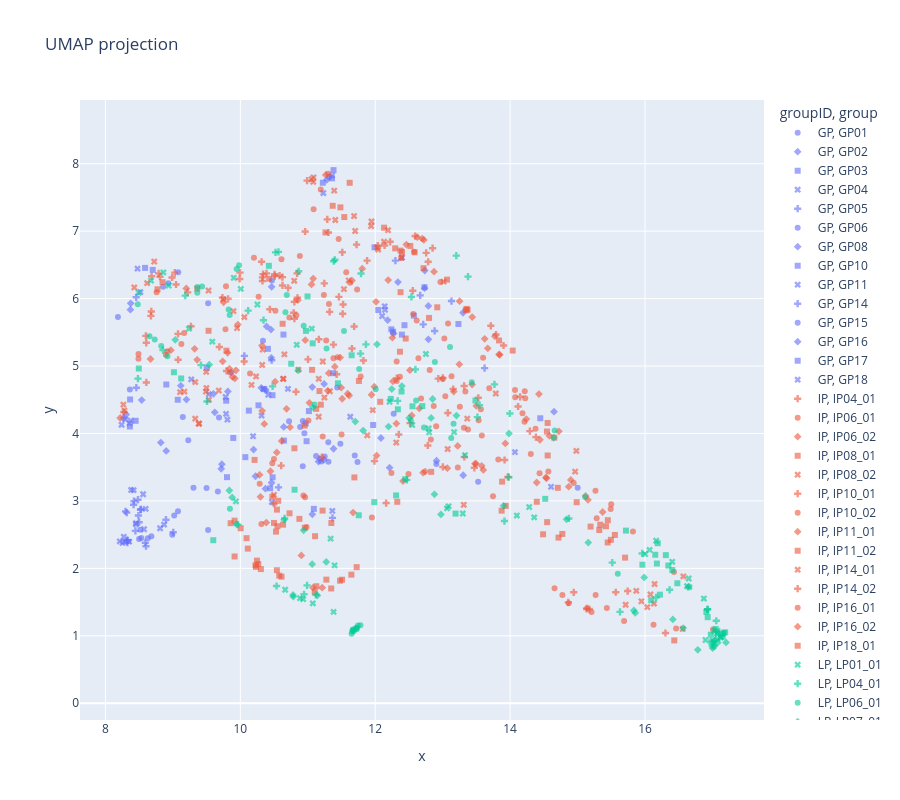

The code cell stored with this chart in its notebook:
### Code cell
import plotly.express as px, pandas as pd, umap
from sklearn.preprocessing import StandardScaler

feat_df = features_df.copy()

meta_cols = ['fileID', 'group', 'concept', 'groupID']        # add 'groupID' only if it exists
meta_cols = [c for c in meta_cols if c in feat_df.columns]

num = feat_df.select_dtypes('number')

# drop feature columns that are entirely/mostly NaN FIRST, so dropna(rows) doesn't nuke everything
num = num.loc[:, num.isna().mean() < 0.5]         # keep cols <50% NaN

# now drop rows with any remaining NaN, and carry the SAME index through to metadata
keep = num.dropna().index                          # surviving row labels
num  = num.loc[keep]
meta = feat_df.loc[keep, meta_cols]               # <-- same rows, stays aligned

scaled   = StandardScaler().fit_transform(num)
embedding = umap.UMAP(random_state=42).fit_transform(scaled)

plot_df = pd.DataFrame(embedding, columns=['x', 'y'], index=keep)
plot_df = pd.concat([plot_df, meta], axis=1)       # aligned by index, not by position

fig = px.scatter(plot_df, x='x', y='y',
                 color='group' if 'groupID' not in plot_df else 'groupID',
                 symbol='group', hover_name='concept',
                 title='UMAP projection', opacity=0.6)
fig.update_layout(width=900, height=800, yaxis=dict(scaleanchor='x', scaleratio=1))
fig.show()
